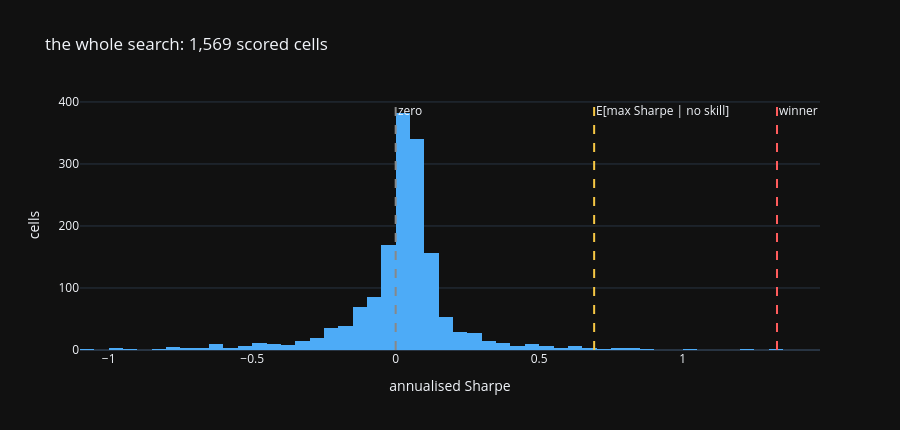

The notebook cell saved with this chart:
### Markdown cell above
## 8. What the search cost — the deflated Sharpe

The best Sharpe out of several thousand tries is not the Sharpe to expect out
of sample. The deflated Sharpe ratio (Bailey & López de Prado) discounts the
maximum by the expected maximum of that many draws under a null of zero skill,
using the winning cell's OWN daily return moments for the non-normality
correction — not the cross-section's.

### Code cell
from scipy import stats as _st

_win_res = simulate_cell(INP, WIN_CFG)
_r = _win_res.daily["pnl_net"]
_r = _r.loc[_win_res.epochs[0].entry:_win_res.epochs[-1].exit]
_T = int(len(_r))
_s_cs = SCORED["sharpe"].dropna()
_n_trials = int(len(SCORED))
_sr = float(_r.mean() / _r.std(ddof=1))              # per-day, the DSR's unit
_g3, _g4 = float(_r.skew()), float(_r.kurt() + 3.0)
_sr_std_cs = float(_s_cs.std(ddof=1) / np.sqrt(252.0))
_e_max = _sr_std_cs * ((1 - np.euler_gamma) * _st.norm.ppf(1 - 1.0 / _n_trials)
                       + np.euler_gamma * _st.norm.ppf(1 - 1.0 / (_n_trials * np.e)))
_z = ((_sr - _e_max) * np.sqrt(_T - 1)
      / np.sqrt(1 - _g3 * _sr + (_g4 - 1) / 4.0 * _sr ** 2))
DSR = pd.Series({
    "cells searched (scored, >=5 epochs)": _n_trials,
    "total grid cells run": int(len(GRID)),
    "winning cell": " ".join(f"{k}={v}" for k, v in WIN_CFG.key().items()
                             if k in ("fly_id", "pack_rank", "regression_basis",
                                      "fly_weighting", "hedge_sizing",
                                      "regression_window", "entry_rule",
                                      "holding_days", "direction")),
    "sample days (entry..last exit)": _T,
    "winner annualised Sharpe": _sr * np.sqrt(252.0),
    "winner daily skew": _g3,
    "winner daily kurtosis": _g4,
    "cross-sectional Sharpe sd (annualised)": float(_s_cs.std(ddof=1)),
    "expected max Sharpe under the null (annualised)": _e_max * np.sqrt(252.0),
    "deflated Sharpe p(true SR > 0)": float(_st.norm.cdf(_z)),
    "median cell Sharpe": float(_s_cs.median()),
    "% of cells with Sharpe > 0": float(100 * (_s_cs > 0).mean()),
    "% of cells with positive variance reduction": float(
        100 * (SCORED["variance_reduction"] > 0).mean()),
})
display(DSR.to_frame("value"))

_p = float(DSR["deflated Sharpe p(true SR > 0)"])
print(f"\nREAD: the deflated Sharpe is a HYPOTHESIS TEST, and {_p:.3f} is the p-value "
      f"for a true Sharpe above zero AFTER discounting the search. At the conventional "
      f"0.95 bar the winning cell "
      f"{'CLEARS' if _p >= 0.95 else 'DOES NOT CLEAR'} it. A number close to 1 that is "
      "not above 0.95 is a failure, not a near-miss to be rounded up: with "
      f"{_n_trials:,} cells searched, the best Sharpe out of the draw is expected to be "
      f"{float(DSR['expected max Sharpe under the null (annualised)']):.3f} on skill of "
      "exactly zero.")

_survivors = SCORED[(SCORED["sharpe"] > DSR["expected max Sharpe under the null (annualised)"])
                    & (SCORED["variance_reduction"] > 0)
                    & (SCORED["pnl_cost_2x"] > 0)]
print(f"\ncells that beat the expected-max-under-the-null Sharpe AND reduce variance "
      f"AND survive 2x cost: {len(_survivors)} of {_n_trials} ({100 * len(_survivors) / _n_trials:.1f}%)")
display(_survivors.head(12)[["fly_id", "pack_rank", "regression_basis", "fly_weighting",
                             "hedge_sizing", "regression_window", "entry_rule",
                             "holding_days", "direction", "n_epochs", "sharpe",
                             "variance_reduction", "pnl_cost_2x"]].round(3))

fig = go.Figure()
fig.add_trace(go.Histogram(x=_s_cs, nbinsx=70, name="all scored cells",
                           marker=dict(color="#4dabf7")))
for _v, _c, _lbl in ((0.0, "#888", "zero"),
                     (float(DSR["expected max Sharpe under the null (annualised)"]),
                      "#f6c744", "E[max Sharpe | no skill]"),
                     (float(WIN["sharpe"]), "#ff5c5c", "winner")):
    fig.add_vline(x=_v, line=dict(color=_c, dash="dash"), annotation_text=_lbl)
fig.update_layout(template="plotly_dark", height=430, xaxis_title="annualised Sharpe",
                  yaxis_title="cells",
                  title=f"the whole search: {_n_trials:,} scored cells")
fig.show()

### Figure 1 — Plotly figure (JSON) as saved in the notebook; plotly's stock layout.template omitted (floating-point values rounded to 4 significant figures; data arrays with more than 128 entries replaced by an {"elided": "..."} marker saying what was removed)
{"data": [{"marker": {"color": "#4dabf7"}, "name": "all scored cells", "nbinsx": 70, "type": "histogram", "x": {"elided": "1569 float values"}}], "layout": {"annotations": [{"showarrow": false, "text": "zero", "x": 0.0, "xanchor": "left", "xref": "x", "y": 1, "yanchor": "top", "yref": "y domain"}, {"showarrow": false, "text": "E[max Sharpe | no skill]", "x": 0.6916, "xanchor": "left", "xref": "x", "y": 1, "yanchor": "top", "yref": "y domain"}, {"showarrow": false, "text": "winner", "x": 1.329, "xanchor": "left", "xref": "x", "y": 1, "yanchor": "top", "yref": "y domain"}], "height": 430, "shapes": [{"line": {"color": "#888", "dash": "dash"}, "type": "line", "x0": 0.0, "x1": 0.0, "xref": "x", "y0": 0, "y1": 1, "yref": "y domain"}, {"line": {"color": "#f6c744", "dash": "dash"}, "type": "line", "x0": 0.6916, "x1": 0.6916, "xref": "x", "y0": 0, "y1": 1, "yref": "y domain"}, {"line": {"color": "#ff5c5c", "dash": "dash"}, "type": "line", "x0": 1.329, "x1": 1.329, "xref": "x", "y0": 0, "y1": 1, "yref": "y domain"}], "title": {"text": "the whole search: 1,569 scored cells"}, "xaxis": {"title": {"text": "annualised Sharpe"}}, "yaxis": {"title": {"text": "cells"}}}}
